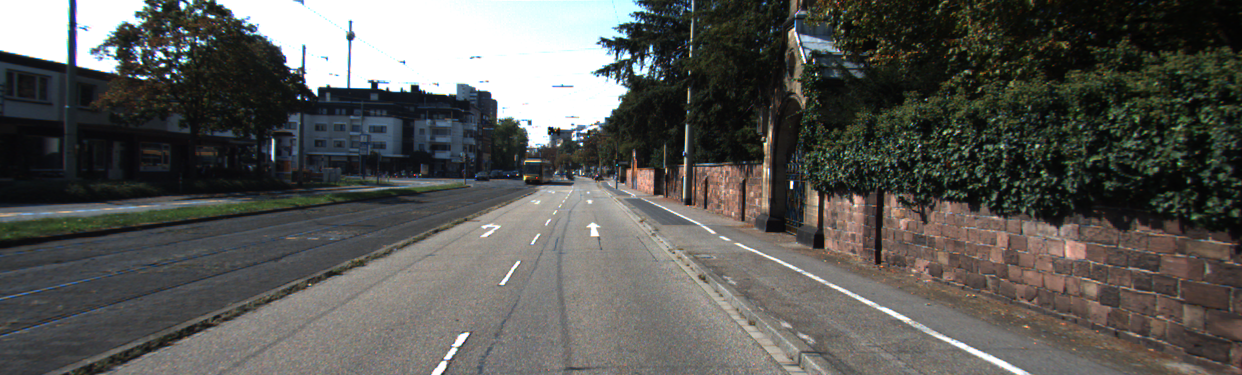
#> input picture test/testdata/image1.png, 1242 x 375 px
$ jupyter execute --allow-errors notebook.ipynb
#> lines starting #> are read from the running program, lines starting #| are printed output that depends on the picture
[cell 1]
import numpy as np
import cv2
import matplotlib.pyplot as plt

# Purpose of this notebook

This notebook serves to demonstrate a run-down for the process of creating a disparity map using two seperate pictures captured by a stereo camera, and then generating a 3D point cloud out of that disparity map.

Use OpenCV to load the two test images

[cell 2]
image1 = cv2.imread('../test/testdata/image1.png', 0)
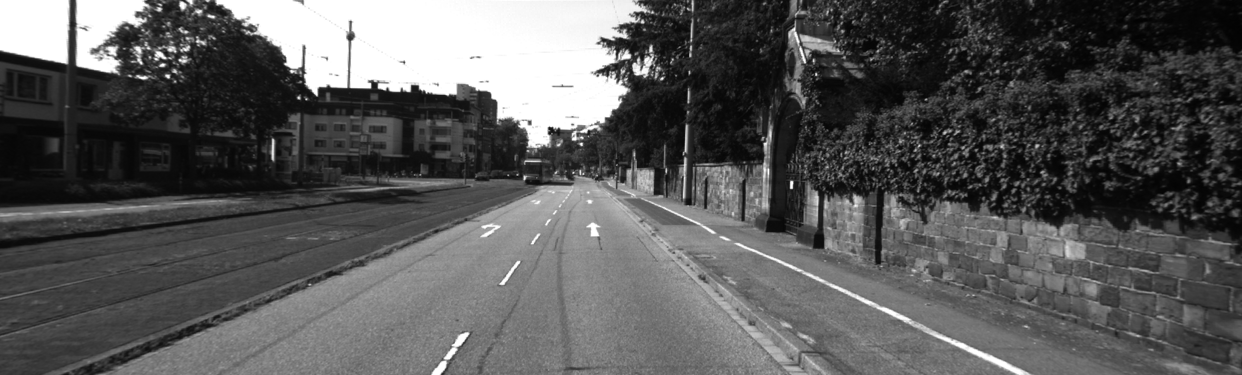
#> image1: shape (375, 1242); min 2, max 255, mean 88.2

[cell 3]
image1.shape
#> Out = (375, 1242)

[cell 4]
plt.imshow(image1)

[cell 5]
image2 = cv2.imread('../test/testdata/image2.png', 0)
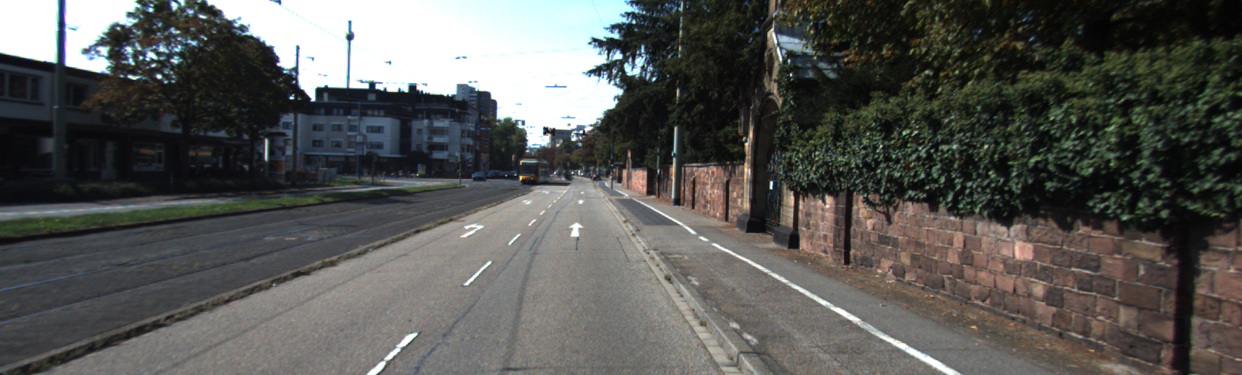
#> input picture test/testdata/image2.png, 1242 x 375 px
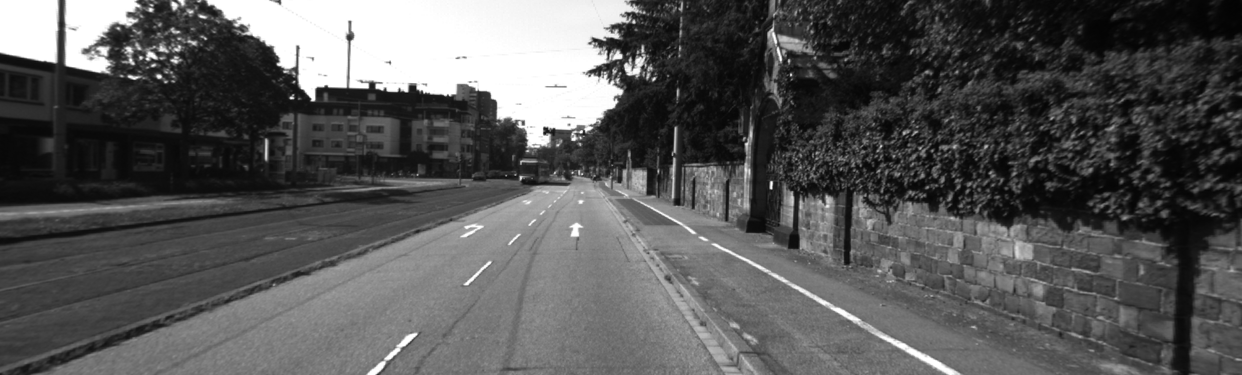
#> image2: shape (375, 1242); min 3, max 255, mean 87.1

[cell 6]
image2.shape
#> Out = (375, 1242)

[cell 7]
plt.imshow(image2)

Create the disparity map of the two images

[cell 8]
stereo = cv2.StereoBM_create(numDisparities = 96, blockSize = 11)
disparity = stereo.compute(image1, image2)
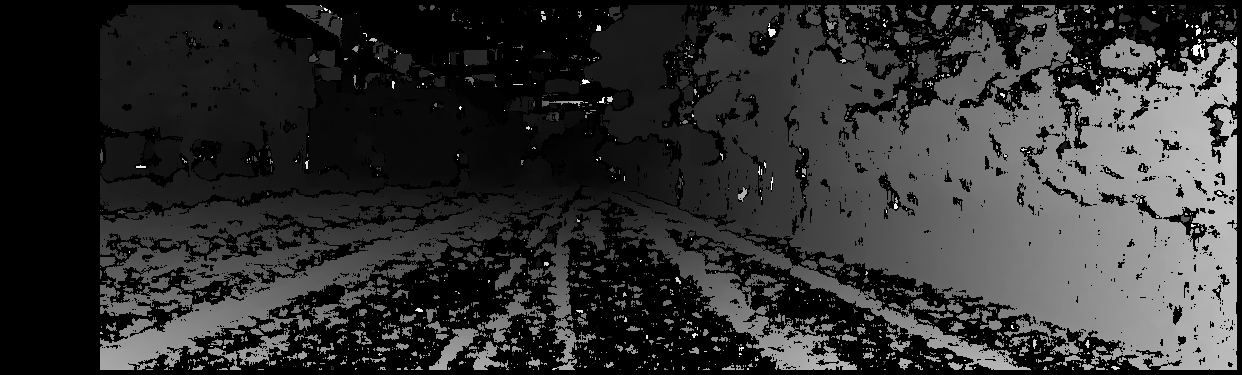
#> disparity: shape (375, 1242) int16; min -16, max 1520, mean 287.1; drawn with min black and max white

[cell 9]
disparity_result = disparity.copy()

[cell 10]
plt.imshow(disparity_result, 'CMRmap_r')

Read in calibration

[cell 11]
matrix_type_1 = 'P2'
matrix_type_2 = 'P3'

calib_file = '../calib/calibration_data.txt'
#> (the rest of this cell did not finish here and is left out)

Calculate depth-to-disparity

[cell 12]
image1_colored = cv2.imread('../test/testdata/image1.png', 1)
#> image1_colored is the input picture: shape (375, 1242, 3); mean B, G, R 85.4, 89, 89.1

#> (a cell that did not finish here is left out)

Output the result 3D Point Cloud

[cell 14]
def write_ply(fn, verts, colors):
    ply_header = '''ply
    format ascii 1.0
    element vertex %(vert_num)d
    property float x
    property float y
    property float z
    property uchar red
    property uchar green
    property uchar blue
    end_header
    '''
    out_colors = colors.copy()
    verts = verts.reshape(-1, 3)
    verts = np.hstack([verts, out_colors])
    with open(fn, 'wb') as f:
        f.write((ply_header % dict(vert_num=len(verts))).encode('utf-8'))
        np.savetxt(f, verts, fmt='%f %f %f %d %d %d ')

#> (a cell that did not finish here is left out)

Convert the 3D Point Cloud back into a 2D image

#> (a cell that did not finish here is left out)

[cell 17]
image2_colored = cv2.imread('../test/testdata/image2.png', 1)
#> image2_colored is the input picture: shape (375, 1242, 3); mean B, G, R 84.7, 88.1, 87.4

[cell 18]
image_3d_to_2d = np.zeros(image1_colored.shape, 'uint8')
#> (the rest of this cell did not finish here and is left out)

[cell 19]
plt.imshow(cv2.cvtColor(image_3d_to_2d, cv2.COLOR_RGB2BGR))
#> image_3d_to_2d: shape (375, 1242, 3); every value is 0
